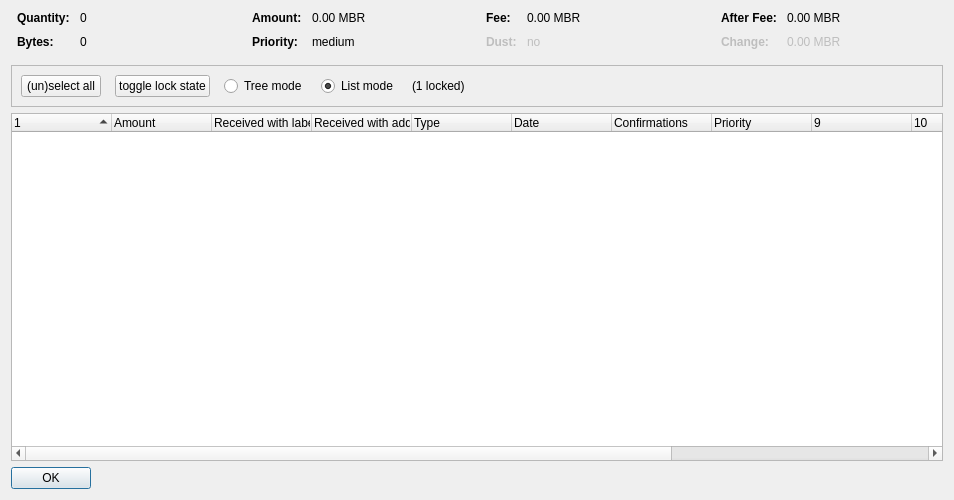
<?xml version="1.0" encoding="UTF-8"?>
<ui version="4.0">
 <class>CoinControlDialog</class>
 <widget class="QDialog" name="CoinControlDialog">
  <property name="geometry">
   <rect>
    <x>0</x>
    <y>0</y>
    <width>954</width>
    <height>500</height>
   </rect>
  </property>
  <property name="windowTitle">
   <string>Coin Selection</string>
  </property>
  <layout class="QVBoxLayout" name="verticalLayout">
   <item>
    <layout class="QHBoxLayout" name="horizontalLayoutTop" stretch="0,0,0,0">
     <property name="topMargin">
      <number>0</number>
     </property>
     <property name="bottomMargin">
      <number>10</number>
     </property>
     <item>
      <layout class="QFormLayout" name="formLayoutCoinControl1">
       <property name="horizontalSpacing">
        <number>10</number>
       </property>
       <property name="verticalSpacing">
        <number>10</number>
       </property>
       <property name="leftMargin">
        <number>6</number>
       </property>
       <property name="rightMargin">
        <number>6</number>
       </property>
       <item row="0" column="0">
        <widget class="QLabel" name="labelCoinControlQuantityText">
         <property name="font">
          <font>
           <weight>75</weight>
           <bold>true</bold>
          </font>
         </property>
         <property name="text">
          <string>Quantity:</string>
         </property>
        </widget>
       </item>
       <item row="0" column="1">
        <widget class="QLabel" name="labelCoinControlQuantity">
         <property name="cursor">
          <cursorShape>IBeamCursor</cursorShape>
         </property>
         <property name="contextMenuPolicy">
          <enum>Qt::ActionsContextMenu</enum>
         </property>
         <property name="text">
          <string notr="true">0</string>
         </property>
         <property name="textInteractionFlags">
          <set>Qt::LinksAccessibleByMouse|Qt::TextSelectableByKeyboard|Qt::TextSelectableByMouse</set>
         </property>
        </widget>
       </item>
       <item row="1" column="0">
        <widget class="QLabel" name="labelCoinControlBytesText">
         <property name="font">
          <font>
           <weight>75</weight>
           <bold>true</bold>
          </font>
         </property>
         <property name="text">
          <string>Bytes:</string>
         </property>
        </widget>
       </item>
       <item row="1" column="1">
        <widget class="QLabel" name="labelCoinControlBytes">
         <property name="cursor">
          <cursorShape>IBeamCursor</cursorShape>
         </property>
         <property name="contextMenuPolicy">
          <enum>Qt::ActionsContextMenu</enum>
         </property>
         <property name="text">
          <string notr="true">0</string>
         </property>
         <property name="textInteractionFlags">
          <set>Qt::LinksAccessibleByMouse|Qt::TextSelectableByKeyboard|Qt::TextSelectableByMouse</set>
         </property>
        </widget>
       </item>
      </layout>
     </item>
     <item>
      <layout class="QFormLayout" name="formLayoutCoinControl2">
       <property name="horizontalSpacing">
        <number>10</number>
       </property>
       <property name="verticalSpacing">
        <number>10</number>
       </property>
       <property name="leftMargin">
        <number>6</number>
       </property>
       <property name="rightMargin">
        <number>6</number>
       </property>
       <item row="0" column="0">
        <widget class="QLabel" name="labelCoinControlAmountText">
         <property name="font">
          <font>
           <weight>75</weight>
           <bold>true</bold>
          </font>
         </property>
         <property name="text">
          <string>Amount:</string>
         </property>
        </widget>
       </item>
       <item row="0" column="1">
        <widget class="QLabel" name="labelCoinControlAmount">
         <property name="cursor">
          <cursorShape>IBeamCursor</cursorShape>
         </property>
         <property name="contextMenuPolicy">
          <enum>Qt::ActionsContextMenu</enum>
         </property>
         <property name="text">
          <string notr="true">0.00 MBR</string>
         </property>
         <property name="textInteractionFlags">
          <set>Qt::LinksAccessibleByMouse|Qt::TextSelectableByKeyboard|Qt::TextSelectableByMouse</set>
         </property>
        </widget>
       </item>
       <item row="1" column="0">
        <widget class="QLabel" name="labelCoinControlPriorityText">
         <property name="font">
          <font>
           <weight>75</weight>
           <bold>true</bold>
          </font>
         </property>
         <property name="text">
          <string>Priority:</string>
         </property>
        </widget>
       </item>
       <item row="1" column="1">
        <widget class="QLabel" name="labelCoinControlPriority">
         <property name="cursor">
          <cursorShape>IBeamCursor</cursorShape>
         </property>
         <property name="contextMenuPolicy">
          <enum>Qt::ActionsContextMenu</enum>
         </property>
         <property name="text">
          <string>medium</string>
         </property>
         <property name="textInteractionFlags">
          <set>Qt::LinksAccessibleByMouse|Qt::TextSelectableByKeyboard|Qt::TextSelectableByMouse</set>
         </property>
        </widget>
       </item>
      </layout>
     </item>
     <item>
      <layout class="QFormLayout" name="formLayoutCoinControl3">
       <property name="horizontalSpacing">
        <number>10</number>
       </property>
       <property name="verticalSpacing">
        <number>10</number>
       </property>
       <property name="leftMargin">
        <number>6</number>
       </property>
       <property name="rightMargin">
        <number>6</number>
       </property>
       <item row="0" column="0">
        <widget class="QLabel" name="labelCoinControlFeeText">
         <property name="font">
          <font>
           <weight>75</weight>
           <bold>true</bold>
          </font>
         </property>
         <property name="text">
          <string>Fee:</string>
         </property>
        </widget>
       </item>
       <item row="0" column="1">
        <widget class="QLabel" name="labelCoinControlFee">
         <property name="cursor">
          <cursorShape>IBeamCursor</cursorShape>
         </property>
         <property name="contextMenuPolicy">
          <enum>Qt::ActionsContextMenu</enum>
         </property>
         <property name="text">
          <string notr="true">0.00 MBR</string>
         </property>
         <property name="textInteractionFlags">
          <set>Qt::LinksAccessibleByMouse|Qt::TextSelectableByKeyboard|Qt::TextSelectableByMouse</set>
         </property>
        </widget>
       </item>
       <item row="1" column="0">
        <widget class="QLabel" name="labelCoinControlLowOutputText">
         <property name="enabled">
          <bool>false</bool>
         </property>
         <property name="font">
          <font>
           <weight>75</weight>
           <bold>true</bold>
          </font>
         </property>
         <property name="text">
          <string>Dust:</string>
         </property>
        </widget>
       </item>
       <item row="1" column="1">
        <widget class="QLabel" name="labelCoinControlLowOutput">
         <property name="enabled">
          <bool>false</bool>
         </property>
         <property name="cursor">
          <cursorShape>IBeamCursor</cursorShape>
         </property>
         <property name="contextMenuPolicy">
          <enum>Qt::ActionsContextMenu</enum>
         </property>
         <property name="text">
          <string>no</string>
         </property>
         <property name="textInteractionFlags">
          <set>Qt::LinksAccessibleByMouse|Qt::TextSelectableByKeyboard|Qt::TextSelectableByMouse</set>
         </property>
        </widget>
       </item>
      </layout>
     </item>
     <item>
      <layout class="QFormLayout" name="formLayoutCoinControl4">
       <property name="horizontalSpacing">
        <number>10</number>
       </property>
       <property name="verticalSpacing">
        <number>10</number>
       </property>
       <property name="leftMargin">
        <number>6</number>
       </property>
       <property name="rightMargin">
        <number>6</number>
       </property>
       <item row="0" column="0">
        <widget class="QLabel" name="labelCoinControlAfterFeeText">
         <property name="font">
          <font>
           <weight>75</weight>
           <bold>true</bold>
          </font>
         </property>
         <property name="text">
          <string>After Fee:</string>
         </property>
        </widget>
       </item>
       <item row="0" column="1">
        <widget class="QLabel" name="labelCoinControlAfterFee">
         <property name="cursor">
          <cursorShape>IBeamCursor</cursorShape>
         </property>
         <property name="contextMenuPolicy">
          <enum>Qt::ActionsContextMenu</enum>
         </property>
         <property name="text">
          <string notr="true">0.00 MBR</string>
         </property>
         <property name="textInteractionFlags">
          <set>Qt::LinksAccessibleByMouse|Qt::TextSelectableByKeyboard|Qt::TextSelectableByMouse</set>
         </property>
        </widget>
       </item>
       <item row="1" column="0">
        <widget class="QLabel" name="labelCoinControlChangeText">
         <property name="enabled">
          <bool>false</bool>
         </property>
         <property name="font">
          <font>
           <weight>75</weight>
           <bold>true</bold>
          </font>
         </property>
         <property name="text">
          <string>Change:</string>
         </property>
        </widget>
       </item>
       <item row="1" column="1">
        <widget class="QLabel" name="labelCoinControlChange">
         <property name="enabled">
          <bool>false</bool>
         </property>
         <property name="cursor">
          <cursorShape>IBeamCursor</cursorShape>
         </property>
         <property name="contextMenuPolicy">
          <enum>Qt::ActionsContextMenu</enum>
         </property>
         <property name="text">
          <string notr="true">0.00 MBR</string>
         </property>
         <property name="textInteractionFlags">
          <set>Qt::LinksAccessibleByMouse|Qt::TextSelectableByKeyboard|Qt::TextSelectableByMouse</set>
         </property>
        </widget>
       </item>
      </layout>
     </item>
    </layout>
   </item>
   <item>
    <widget class="QFrame" name="frame">
     <property name="minimumSize">
      <size>
       <width>0</width>
       <height>40</height>
      </size>
     </property>
     <property name="frameShape">
      <enum>QFrame::StyledPanel</enum>
     </property>
     <property name="frameShadow">
      <enum>QFrame::Sunken</enum>
     </property>
     <layout class="QHBoxLayout" name="horizontalLayout">
      <item>
       <layout class="QHBoxLayout" name="horizontalLayoutPanel" stretch="0,0,0,0,0,0">
        <property name="spacing">
         <number>14</number>
        </property>
        <item>
         <widget class="QPushButton" name="pushButtonSelectAll">
          <property name="sizePolicy">
           <sizepolicy hsizetype="Maximum" vsizetype="Fixed">
            <horstretch>0</horstretch>
            <verstretch>0</verstretch>
           </sizepolicy>
          </property>
          <property name="text">
           <string>(un)select all</string>
          </property>
          <property name="autoDefault">
           <bool>false</bool>
          </property>
         </widget>
        </item>
        <item>
         <widget class="QPushButton" name="pushButtonToggleLock">
          <property name="sizePolicy">
           <sizepolicy hsizetype="Maximum" vsizetype="Fixed">
            <horstretch>0</horstretch>
            <verstretch>0</verstretch>
           </sizepolicy>
          </property>
          <property name="text">
           <string>toggle lock state</string>
          </property>
          <property name="autoDefault">
           <bool>false</bool>
          </property>
         </widget>
        </item>
        <item>
         <widget class="QRadioButton" name="radioTreeMode">
          <property name="sizePolicy">
           <sizepolicy hsizetype="Maximum" vsizetype="Fixed">
            <horstretch>0</horstretch>
            <verstretch>0</verstretch>
           </sizepolicy>
          </property>
          <property name="text">
           <string>Tree mode</string>
          </property>
         </widget>
        </item>
        <item>
         <widget class="QRadioButton" name="radioListMode">
          <property name="sizePolicy">
           <sizepolicy hsizetype="Maximum" vsizetype="Fixed">
            <horstretch>0</horstretch>
            <verstretch>0</verstretch>
           </sizepolicy>
          </property>
          <property name="text">
           <string>List mode</string>
          </property>
          <property name="checked">
           <bool>true</bool>
          </property>
         </widget>
        </item>
        <item>
         <widget class="QLabel" name="labelLocked">
          <property name="text">
           <string>(1 locked)</string>
          </property>
         </widget>
        </item>
        <item>
         <spacer name="horizontalSpacer">
          <property name="orientation">
           <enum>Qt::Horizontal</enum>
          </property>
          <property name="sizeHint" stdset="0">
           <size>
            <width>40</width>
            <height>20</height>
           </size>
          </property>
         </spacer>
        </item>
       </layout>
      </item>
     </layout>
    </widget>
   </item>
   <item>
    <widget class="CoinControlTreeWidget" name="treeWidget">
     <property name="contextMenuPolicy">
      <enum>Qt::CustomContextMenu</enum>
     </property>
     <property name="sortingEnabled">
      <bool>false</bool>
     </property>
     <property name="columnCount">
      <number>13</number>
     </property>
     <attribute name="headerShowSortIndicator" stdset="0">
      <bool>true</bool>
     </attribute>
     <attribute name="headerStretchLastSection">
      <bool>false</bool>
     </attribute>
     <column>
      <property name="text">
       <string/>
      </property>
     </column>
     <column>
      <property name="text">
       <string>Amount</string>
      </property>
     </column>
     <column>
      <property name="text">
       <string>Received with label</string>
      </property>
     </column>
     <column>
      <property name="text">
       <string>Received with address</string>
      </property>
     </column>
     <column>
      <property name="text">
       <string>Type</string>
      </property>
     </column>
     <column>
      <property name="text">
       <string>Date</string>
      </property>
     </column>
     <column>
      <property name="text">
       <string>Confirmations</string>
      </property>
      <property name="toolTip">
       <string>Confirmed</string>
      </property>
     </column>
     <column>
      <property name="text">
       <string>Priority</string>
      </property>
     </column>
     <column>
      <property name="text">
       <string/>
      </property>
     </column>
     <column>
      <property name="text">
       <string/>
      </property>
     </column>
     <column>
      <property name="text">
       <string/>
      </property>
     </column>
     <column>
      <property name="text">
       <string/>
      </property>
     </column>
     <column>
      <property name="text">
       <string/>
      </property>
     </column>
    </widget>
   </item>
   <item>
    <widget class="QDialogButtonBox" name="buttonBox">
     <property name="sizePolicy">
      <sizepolicy hsizetype="Maximum" vsizetype="Fixed">
       <horstretch>0</horstretch>
       <verstretch>0</verstretch>
      </sizepolicy>
     </property>
     <property name="orientation">
      <enum>Qt::Horizontal</enum>
     </property>
     <property name="standardButtons">
      <set>QDialogButtonBox::Ok</set>
     </property>
    </widget>
   </item>
  </layout>
 </widget>
 <customwidgets>
  <customwidget>
   <class>CoinControlTreeWidget</class>
   <extends>QTreeWidget</extends>
   <header>coincontroltreewidget.h</header>
  </customwidget>
 </customwidgets>
 <resources/>
 <connections/>
</ui>
